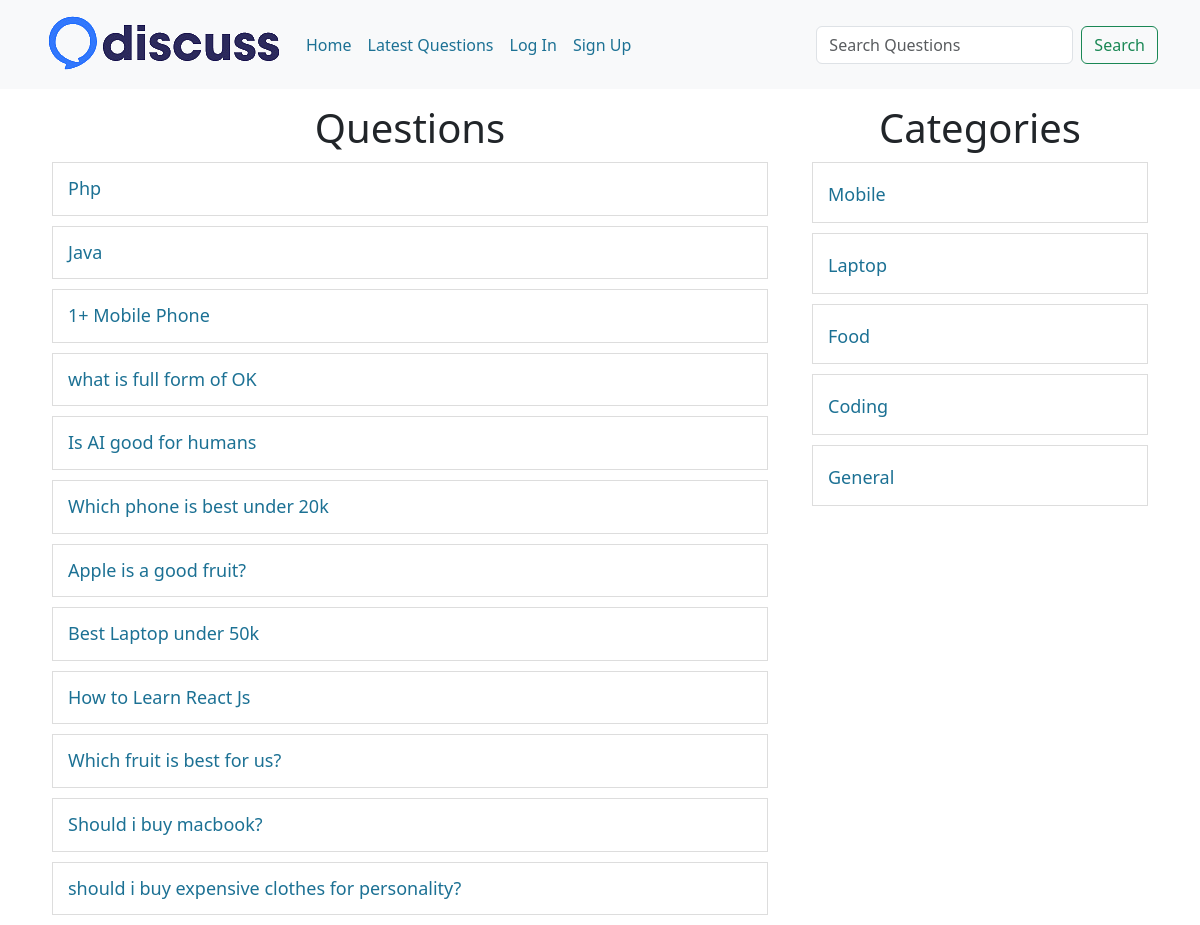
The page / on the database its author committed.
### tables this page shows
CREATE TABLE IF NOT EXISTS `questions` (
  `id` int NOT NULL AUTO_INCREMENT,
  `title` varchar(255) NOT NULL,
  `description` varchar(255) NOT NULL,
  `category_id` int NOT NULL,
  `user_id` int NOT NULL,
  `created_at` datetime NOT NULL DEFAULT CURRENT_TIMESTAMP,
  PRIMARY KEY (`id`)
);

CREATE TABLE IF NOT EXISTS `category` (
  `id` int NOT NULL AUTO_INCREMENT,
  `name` varchar(100) NOT NULL,
  `created_at` datetime NOT NULL DEFAULT CURRENT_TIMESTAMP,
  PRIMARY KEY (`id`)
);

### client/questions.php (the view, shortened to what this page needs)
<div class="container">
    <div class="row">
        <div class="col-8">
            <h1 class="heading margin-top-15">Questions</h1>
            <?php
            include("./common/connection.php");
            if(isset($_GET["c-id"])){
                $query = "SELECT * FROM `questions` WHERE category_id = $cid";
            } elseif (isset($_GET["u-id"])) {
                $query = "SELECT * FROM `questions` WHERE user_id = $uid";
            } elseif (isset($_GET["latest"])) {
                $query = "SELECT * FROM `questions` order by id desc";
            } elseif (isset($_GET["search"])) {
                $query = "SELECT * FROM `questions` WHERE `title` LIKE '%$search%'";
            } else {
                $query = "SELECT * FROM `questions`";
            }
            $result = mysqli_query($conn, $query);
            foreach ($result as $row) {
                $title = $row['title'];
                $id = $row['id'];
                echo "<div class='row question-list'>
                    <h4 class='my-questions'><a href='?q-id=$id'>$title</a>";
                    echo "</h4></div>";
            }
            ?>
        </div>
        <div class="col-4">
            <?php
                include("categorylist.php");
            ?>
        </div>
    </div>
</div>

### index.php (shortened to what this page needs)
<!DOCTYPE html>
<html lang="en">
<head>
    <?php include('./client/commonFiles.php') ?>
</head>
<body>
    <?php
    $userLogin = (bool) isset($_SESSION['user']['username']) && $_SESSION['user']['username'];
    include('./client/header.php');
    if (isset($_GET['signup']) && !$userLogin) {
        include('./client/signUp.php');
    } else if (isset($_GET['login']) && !$userLogin) {
        include('./client/logIn.php');
    } else if (isset($_GET['ask'])) {
        include('./client/ask.php');
    } else if (isset($_GET['q-id'])) {
        $qid = $_GET['q-id'];
        include('./client/question-details.php');
    } else if (isset($_GET['c-id'])) {
        $cid = $_GET['c-id'];
        include('./client/questions.php');
    } else if (isset($_GET['u-id'])) {
        $uid = $_GET['u-id'];
        include('./client/questions.php');
    } else if (isset($_GET['latest'])) {
        include('./client/questions.php');
    } else if (isset($_GET['search'])) {
        $search = $_GET['search'];
        include('./client/questions.php');
    } else {
        include('./client/questions.php');
    }
    ?>
</body>
</html>

### client/commonFiles.php (shortened to what this page needs)
<link href="https://cdn.jsdelivr.net/npm/bootstrap@5.3.3/dist/css/bootstrap.min.css" rel="stylesheet">
<link rel="stylesheet" href="./public/style.css">

### client/header.php (shortened to what this page needs)
<nav class="navbar navbar-expand-lg bg-body-tertiary">
  <div class="container">
    <a class="navbar-brand" href="./"><img src="./public/logo.png" alt="logo"></a>
    <div class="collapse navbar-collapse" id="navbarNav">
      <ul class="navbar-nav">
        <li class="nav-item">
          <a class="nav-link active" href="./">Home</a>
        </li>
        <li class="nav-item">
          <a class="nav-link" href="?latest=true">Latest Questions</a>
        </li>
        <?php
        if (!$userLogin) {
        ?>
          <li class="nav-item">
            <a class="nav-link" href="?login=true">Log In</a>
          </li>
          <li class="nav-item">
            <a class="nav-link" href="?signup=true">Sign Up</a>
          </li>
        <?php } ?>
      </ul>
    </div>
    <form class="d-flex" action="">
      <input class="form-control me-2" name="search" type="search" placeholder="Search Questions">
      <button class="btn btn-outline-success" type="submit">Search</button>
    </form>
  </div>
</nav>

### client/categorylist.php
<div>
    <h1 class="heading margin-top-15">Categories</h1>
    <?php
    include("./common/connection.php");
    $query = "SELECT * FROM `category`";
    $result = mysqli_query($conn, $query);
    foreach ($result as $row) {
        $name = ucfirst($row['name']);
        $id = $row['id'];
        echo "<div class='row category-list'>
                <h4><a href='?c-id=$id'>$name</a></h4>
             </div>";
    }
    ?>
</div>

### public/style.css (style rules this page uses)
a { color: #1c7194 !important; }
.heading { text-align: center; }
.margin-top-15 { margin-top: 15px; }
.question-list, .category-list { border: 1px solid #ddd; padding: 15px; margin: 10px; }
.question-list h4, .question-title h4, .category-list h4 { padding: 0; margin: 0; }
.question-list a, .question-title, .category-list a { font-size: 18px; text-decoration: none; color: #1c7194 !important; }
.my-questions { display: flex; justify-content: space-between; }

### rows shown on the page
questions: title "Php"
questions: title "Java"
questions: title "1+ Mobile Phone"
questions: title "what is full form of OK"
questions: title "Is AI good for humans"
questions: title "Which phone is best under 20k"
questions: title "Apple is a good fruit?"
questions: title "Best Laptop under 50k"
questions: title "How to Learn React Js"
questions: title "Which fruit is best for us?"
questions: title "Should i buy macbook?"
questions: title "should i buy expensive clothes for personality?"
category: name "Mobile"
category: name "Laptop"
category: name "Food"
category: name "Coding"
category: name "General"
